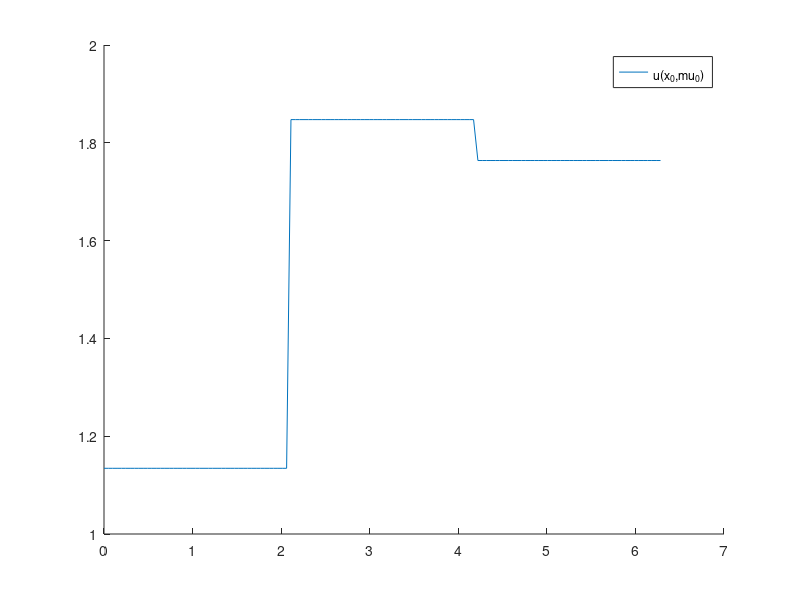
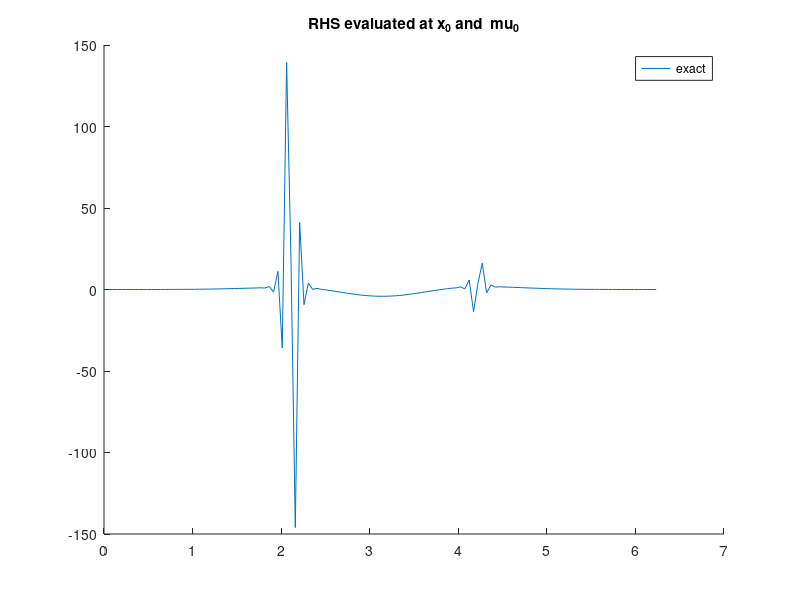
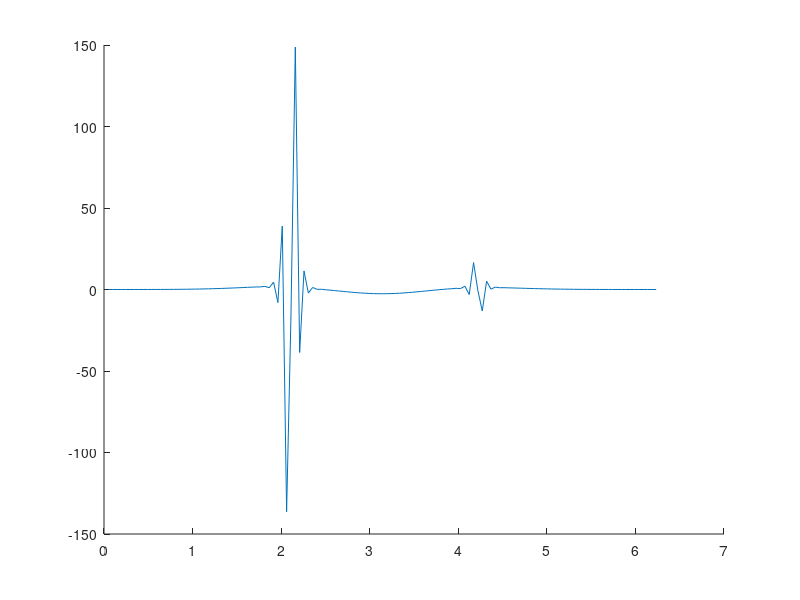

The MATLAB script that drew these images, in order: (Note: this script raises an error after producing the figures.)
clear all;
close all;

rng(1); % for reproducibility

addpath('source/');

N = 128;
% N = 16;
% N = 6;

    % monolithic = false
    monolithic = true


%% 1D heat equation with piecewise-constant conductivity as in https://epubs.siam.org/doi/epdf/10.1137/21M1452810, or rather https://arxiv.org/pdf/2502.10888


% Omega = [-1 1];
Omega = [0 2*pi];
xis = linspace(Omega(1),Omega(2),N+1)';
xis_in = xis(2:end-1);
dx = (Omega(2)-Omega(1))/N;

d = 3; % dimension  of mu
mu0 = rand(d,1) + 1; % each entry between 1 and 2
inds = ceil(eps+d*(xis'-Omega(1))/(Omega(2)-Omega(1)));
nuplus  = @(mu) mu(inds(2:end));
numinus = @(mu) mu(inds(1:end-1));
nu = @(x,mu) mu(ceil(eps+d*(xis'-Omega(1))/(Omega(2)-Omega(1)))); % x argument for compatibility
% nu = @(x,mu) mu(floor(eps+d*(xis'-Omega(1))/(Omega(2)-Omega(1)))); % x argument for compatibility
% x0 = -666*ones(size(xis));

% % k0 = @(xis,mu) exp(-(xis-mu).^2);
% % syms k0(xis_,mu);
% syms xis_ mu_;
% k0_(xis_,mu_) = exp(-.5*(xis_-mu_).^2);
% k0 = matlabFunction(k0_);
% nu = @(x,mu) k0(xis,mu).*x; % thermal conductivity 
% 
% x0 = -sin(pi/2*xis) + 1; % -> make intial condition satisfy BC
% x0 = -sin(pi/2*xis_in) + 1; % -> make intial condition satisfy BC
% % x0 = ones(size(xis)) ; % -> make intial condition satisfy BC
% mu0 = .3;
x0 = exp(-(xis_in-pi).^2).*sin(xis_in/2);

figure
hold on
% plot(xis,x0, "DisplayName","x_0")
% plot(xis,k0(xis,mu0), "DisplayName","k_0(\mu_0)")
plot(xis,nu([],mu0), "DisplayName","\nu(x_0,\mu_0)")
% plot(xis,numinus(mu0), "DisplayName","\nu(x_0,\mu_0)")
% plot(xis,nuplus(mu0), "DisplayName","\nu(x_0,\mu_0)")
% plot(xis,nu(mu0), "DisplayName","\nu(\mu_0)")
legend('show')

%%
% dt = 1e-4;
dt = 0.008;
% t_end = 1;
t_end = 100*dt;
% t_end = 10*dt;
nt = t_end/dt;

% is = [2];
is = [1];
I = speye(N);

%% finite elements discretization with homogeneous Dirichlet boundary conditions
%% --> due to Dirichlet BC only N-1 DoFs
N1 = N-1;
% xis1 = linspace(Omega(1),Omega(2),N)';
% dx = (Omega(2)-Omega(1))/N;

% damping matrix
C = 1/6*dx*spdiags([ones(N,1) 4*ones(N,1) ones(N,1)],[-1 0 1],N1,N1);
% stiffness matrix
% B = 1/dx*spdiags([-ones(N,1) 2*ones(N,1) ones(N,1)],[-1 0 1],N,N);
B = @(mu) -1/dx*spdiags([-numinus(mu) numinus(mu)+nuplus(mu) -nuplus(mu)],[-1 0 1],N1,N1);

% F1_exact = @(x,mu) C\B*(nu([],mu).*x);
F1_exact = @(x,mu) C\(B(mu)*x);

% D = spdiags([-ones(N,1) ones(N,1)], [-1 1],N,N); % first-order central finite difference
% D(1,1) = -1; D(end,end) = 1; % homogeneous Neumann BC
% D = D/(2*dx);
% D1 = D;

% F1 = @(x,theta) 0;
% F1_exact = @(x) D1*(nu(x,k0(mu)).*(D1*x));

% F2_exact = @(x1,x2,mu) D1*(nu(x1,mu).*(D1*x2));
% F2X_exact = @(X,mu) F2_exact(X(:,1),X(:,2),mu); % enable storing variables in one matrix

% Q: are boundary conditions in D1 correct like this?

% definition for k0 approximations
% F2_k = @(x1,x2,k,mu) D1*((k(xis,mu).*x1).*(D1*x2));
% F2_k = @(x1,x2,k) D1*((k.*x1).*(D1*x2));
% F2X_k = @(X,k) F2_k(X(1,:),X(2,:),k,mu0);

% % s_max = N;
% s_max = 18;
% % s_max = 6;
% % s_max = 1;
% % s_max = 1;
% % s_max = 30;
% % s_max = 21;
% mus = linspace(-1,1,s_max);
% mus = flip(mus)
% % mus = mu0

s_max = d;
mus = ones(d,d) + eye(d);

%% 1) simple setting: fixed mu
% F2 = @(x1,x2,theta) F2_exact(x1,x2,mu0);
% F2X = @(X,theta) F2(X(:,1),X(:,2),theta);  % enable storing variables in one matrix
% f = @(x,u,mu) F2(x,x);
% 
% mus = mu0;
% s= 1;
% qH = 1;
% Theta_H = 1;
% Thetas{1} = Theta_H;

%% 2) general setting: arbitrary qH

% k1_ = diff(k0_,xis_);
% % k1 = matlabFunction(k1_);
% k1 = eval(k1_(xis,mu0));

qH = s_max;
s = qH;
% mus = (0:s-1)+mu0;
% mus = linspace(-1,1,s);
% % % theta_H = @(mu) (mu'-mu0).^(0:s-1);
theta_H = @(mu) mu';

Theta_H = theta_H(mus(1:s));
Thetas{1} = Theta_H;

% F2 = @(x1,x2,theta) sum(theta'.*[F2_k(x1,x2,k0(xis,mu0)) F2_k(x1,x2,k1)],2);
% [F2,kps,k_sum] = F2_taylor_approx(k0_,mu_,qH,F2_k,xis,mu0);
% F2 = F2_exact;
% F2X = @(X,theta) F2(X(:,1),X(:,2),theta); % enable storing variables in one matrix

%% some plots 
figure
hold on
plot(xis_in,F1_exact(x0,mu0), "DisplayName","exact")
% plot(xis,F2_exact(x0,x0,mu0), "DisplayName","exact")
% plot(xis,F2X([x0,x0],theta_H(mu0)),'--',"DisplayName","Taylor approx "+qH)
title("RHS evaluated at x_0 and  \mu_0")
legend("show")

% mu1 = -1;
mu1 = 2 - mu0 + 1; 
% mu1 = -mu0;
figure
hold on
% plot(xis,F2_exact(x0,x0,mu1), "DisplayName","exact")
plot(xis_in,F1_exact(x0,mu1), "DisplayName","exact")
% plot(xis,F2X([x0,x0],theta_H(mu1)),'--',"DisplayName","Taylor approx "+qH)
title("RHS evaluated at x_0 and \mu="+ num2str(mu1))
legend("show")

%%

% f = @(x,u,mu) F2(x,x,theta_H(mu)); % previously used

% f = @(x,u,mu) F2_exact(x,x,mu);
f = @(x,u,mu) F1_exact(x,mu);
% F2_exact = @(x1,x2,mu) D1*(nu(x1,mu).*(D1*x2));


%%

Nu = 0; % input signal dimension

%% generate ROM basis construction data
% s_b = 5;
s_b = d;

X_b = zeros(N1,nt+1,s_b);
U_b = zeros(Nu,nt+1,s_b); 
% X0s = 10*[-sin(pi/2*xs)' sin(3*pi/2*xs)']; % -> make intial condition satisfy BC
% x0 = -sin(pi/2*xis); % -> make intial condition satisfy BC
% mus_b = mus; % so far used
% mus_b = linspace(-1,1,s_b);
mus_b = mus;


for k = 1:s_b
    mu = mus_b(:,k);
    X_b(:,:,k) = simulate(x0,dt,nt,@(x) single_step(x,0,dt,f,mu));
end

%% construct ROM basis via POD
[V,S,~] = svd(X_b(:,:),'econ');
% n = 30;
% n = 6;
% n = 16;
n = N1;
% n = N;
% n = s_max;
% fac = 12;
% fac = 1;
% n = fac*s_max;

Vn = V(:,1:n);
% Vn = eye(n);

%% singular value decay
figure
semilogy(diag(S)/S(1,1))
title("singular value decay")


%% opinf on ROM basis snapshot data
% tX_b = Vn'*X_b;
tX_b = pagemtimes(Vn',X_b);
tX_b1 = tX_b(:,1:end-1,:);
tX_b2 = tX_b(:,2:end,:);
dot_tX_b = (tX_b2-tX_b1)/dt;

[O,A_inds,B_inds,condD] = p_opinf(dot_tX_b,tX_b1,[],is,Thetas,true);
sota.O = O;
sota.condsD = condD;

%% construct intrusive operators
qA = d;
tA1s = precompute_rom_operator_param(F1_exact,Vn,1,qA);
% 
intr.O = tA1s(:,:);
intr.Os = tA1s;

Omu0 = precompute_rom_operator(@(X) F1_exact(X,mu0),Vn,1);
Omu1 = precompute_rom_operator(@(X) F1_exact(X,mu1),Vn,1);

tA2s = tA1s; % botch to avoid chaning all names

% Jn2 = power2kron(n,2);
% tA2 = precompute_rom_operator(F2X,Vn,2)*Jn2;

% tA2s = precompute_rom_operator_param(@(X,theta) F2X(X),Vn,2,qH);
% tA2s = precompute_rom_operator_param(@(X,theta) F2X(X,theta),Vn,2,qH);
% % tA2s = precompute_rom_operator_param(@(X,theta) F2X(X,theta),Vn,2,s_max);
% 
% intr.O = tA2s(:,:);
% intr.Os = tA2s;
% 
% Jn2 = power2kron(n,2);
% Omu0 = precompute_rom_operator(@(X) F2X_exact(X,mu0),Vn,2)*Jn2;
% Omu1 = precompute_rom_operator(@(X) F2X_exact(X,mu1),Vn,2)*Jn2;

% tA2_2= Vn'*C*kron(Vn,Vn)*Jn2;
% norm(tA2-tA2_2)

%% generate rank-sufficient snapshot data
tX0_pure = rank_suff_basis(n,is);
U0_pure = [];
XU = blkdiag(U0_pure,tX0_pure);
tX0 = XU(Nu+1:end,:);
U0 = XU(1:Nu,:);

% tX0 = rank_suff_basis(n,is);
% U0 = [];

nf = size(tX0,2);
tX1 = zeros(n,nf,s_max);

% compute time step estimate (3.10)
dt1 = dt_estimate(X_b(:,:,1),U_b(:,:,1),Vn(:,1),dt,is); % internally computes derivatives, so we cannot concatenate trajectories

for k =1:s_max
    mu = mus(:,k);
    for i = 1:nf
        tX1(:,i,k) = Vn'*single_step(Vn*tX0(:,i),U0(:,i),dt1,f,mu);
    end
end

dot_tX = (tX1-tX0)/dt1;

%%
ns = 1:n;
ss = 1:s_max;
% ns = fac*(1:s_max);
% ns = n;
nn = numel(ns);

B_errors = zeros(nn,1);
A1_errors = zeros(nn,1);
% A2_errors = zeros(nn,1);

deco.O_errors = zeros(nn,1);
deco.condsD = zeros(nn,s);

mono.O_errors = zeros(nn,1);
mono.condsD = zeros(nn,1);

deco.Omu0errors = zeros(nn,1);
deco.Omu1errors = zeros(nn,1);

mono.Omu0errors = zeros(nn,1);
mono.Omu1errors = zeros(nn,1);

%% compute ROM state error
Xmu0_FOM = simulate(x0,dt,nt,@(x) single_step(x,0,dt,f,mu0));
Xmu1_FOM = simulate(x0,dt,nt,@(x) single_step(x,0,dt,f,mu1));

deco.ROMerror_mu0 = zeros(nn,1);
deco.ROMerror_mu1 = zeros(nn,1);

mono.ROMerror_mu0 = zeros(nn,1);
mono.ROMerror_mu1 = zeros(nn,1);

% figure(7)
% hold on
% figure(8)
% hold on
%%

n_is__ = n_is(n,is);

for j = 1:nn
    n_ = ns(j);
    % n_ = 4;
    % n_ = s_max; % botch
    %% NEW: changing s
    % s = n_;
    % s = 1;
    s = qH;
    % s = ns(j); % botch
    % s = ss(j); % botch
    % theta_H = @(mu) (mu'-mu0).^(0:s-1);
    theta_H = @(mu) mu';

    Theta_H = theta_H(mus(:,1:s));
    Thetas{1} = Theta_H;
    %%
    n_is_ = n_is(n_,is);
    nf_ = sum(n_is_)+Nu;

    % ks = [1:Nu+n_is_(1), Nu+n_is__(1)+1:Nu+n_is__(1)+n_is_(2)];
    ks = [1:Nu+n_is_(1)];

    tX0_ = tX0(1:n_,ks);
    dot_tX_ = dot_tX(1:n_,ks,1:s);
    U0_ = U0(:,ks);

    hA2s_ = zeros(n_,n_is_,s);
    tA2s_ = zeros(n_,n_is_,s);

    %% monolithic construction
    if monolithic
        tX = repmat(full(tX0_),1,1,s);
        [O,A_inds,B_inds,condD] = p_opinf(dot_tX_,tX,U0_,is,Thetas,true);
        mono.O = O;
        mono.condsD(j) = condD;
    end

    for k =1:s
        dot_tX_ = dot_tX(1:n_,ks,k);

        [O,A_inds,B_inds,condD] = opinf(dot_tX_,tX0_,U0_,is,true);
        % hA1_ = O(:,A_inds(1,1):A_inds(1,2));
        hA2_ = O(:,A_inds(1,1):A_inds(1,2));
        % hA2_ = O(:,A_inds(2,1):A_inds(2,2));
        hB_ = O(:,B_inds(1,1):B_inds(1,2));

        % tB_ = tB(1:n_,:);
        % tA1_ = tA1s(1:n_,1:n_is_(1),k);
        tA2_ = tA2s(1:n_,1:n_is_(1),k);
        % tA2_ = tA2(1:n_,1:n_is_(2));

        % tO_ = [tA1_ tA2_];
        tO_ = [tA2_];
        % O_errors(j,k) = norm(O-tO_,"fro")/norm(tO_,"fro");

        deco.condsD(j,k) = condD;

        hA2s_(:,:,k) = hA2_;
        tA2s_(:,:,k) = tA2_;
    end

    % deco.O = hA2s_(:,:)*kron(inv(Theta_H),eye(n_is_))';
    deco.O = hA2s_(:,:)/kron((Theta_H),eye(n_is_))';
    % O_errors(j) = norm(tA1s_(:,:)-hA1s_,"fro")/norm(tO_,"fro");
    deco.O_errors(j) = norm(tA2s_(:,:)-deco.O,"fro")/norm(tA2s_(:,:), "fro");
    if monolithic
        mono.O_errors(j) = norm(tA2s_(:,:)-mono.O,"fro")/norm(tA2s_(:,:), "fro");
    end

    deco.Os = reshape(deco.O,[n_, n_is_(1), s]);
    
    Omu1_ = Omu1(1:n_,1:n_is_(1));
    deco.Omu1errors(j) = norm(affine_op(deco.Os,theta_H(mu1))-Omu1_,"fro")/norm(Omu1,"fro");
    Omu0_ = Omu0(1:n_,1:n_is_(1));
    deco.Omu0errors(j) = norm(affine_op(deco.Os,theta_H(mu0))-Omu0_,"fro")/norm(Omu0,"fro");
    if monolithic
        mono.Os = reshape(mono.O,[n_, n_is_(1), s]);
        mono.Omu1errors(j) = norm(affine_op(mono.Os,theta_H(mu1))-Omu1_,"fro")/norm(Omu1,"fro");
        mono.Omu0errors(j) = norm(affine_op(mono.Os,theta_H(mu0))-Omu0_,"fro")/norm(Omu0,"fro");
    end

    %% compute ROM state error
    % Xmu0_FOM = simulate(x0,dt,nt,@(x) single_step(x,0,dt,f,mu0));
    % Xmu1_FOM = simulate(x0,dt,nt,@(x) single_step(x,0,dt,f,mu0));

    % In_2 = kron2power(n_,2);
    % ROMmu0_step = @(x) x+ dt*Omu0_*In_2*kron(x,x);
    deco.Omu0_ = affine_op(deco.Os,theta_H(mu0));
    % deco.ROMmu0_step = @(x) x+ dt*deco.Omu0_*In_2*kron(x,x);
    deco.ROMmu0_step = @(x) x+ dt*deco.Omu0_*x; % linear
    % ROMmu1_step = @(x) x+ dt*Omu1_*In_2*kron(x,x);
    deco.Omu1_ = affine_op(deco.Os,theta_H(mu1));
    % deco.ROMmu1_step = @(x) x+ dt*deco.Omu1_*In_2*kron(x,x);
    deco.ROMmu1_step = @(x) x+ dt*deco.Omu1_*x; % linear

    Vn_ = Vn(:,1:n_);
    deco.Xmu0 = simulate(Vn_'*x0,dt,nt,deco.ROMmu0_step);
    deco.Xmu1 = simulate(Vn_'*x0,dt,nt,deco.ROMmu1_step);

    deco.ROMerror_mu0(j) = sum(vecwise_2norm(Xmu0_FOM - Vn_*deco.Xmu0))/sum(vecwise_2norm(Xmu0_FOM));
    deco.ROMerror_mu1(j) = sum(vecwise_2norm(Xmu1_FOM - Vn_*deco.Xmu1))/sum(vecwise_2norm(Xmu1_FOM));
     
    if monolithic
        % ROMmu0_step = @(x) x+ dt*Omu0_*In_2*kron(x,x);
        mono.Omu0_ = affine_op(mono.Os,theta_H(mu0));
        % mono.ROMmu0_step = @(x) x+ dt*mono.Omu0_*In_2*kron(x,x);
        mono.ROMmu0_step = @(x) x+ dt*mono.Omu0_*x; % linear
        % ROMmu1_step = @(x) x+ dt*Omu1_*In_2*kron(x,x);
        mono.Omu1_ = affine_op(mono.Os,theta_H(mu1));
        % mono.ROMmu1_step = @(x) x+ dt*mono.Omu1_*In_2*kron(x,x);
        mono.ROMmu1_step = @(x) x+ dt*mono.Omu1_*x;

        Vn_ = Vn(:,1:n_);
        mono.Xmu0 = simulate(Vn_'*x0,dt,nt,mono.ROMmu0_step);
        mono.Xmu1 = simulate(Vn_'*x0,dt,nt,mono.ROMmu1_step);

        mono.ROMerror_mu0(j) = sum(vecwise_2norm(Xmu0_FOM - Vn_*mono.Xmu0))/sum(vecwise_2norm(Xmu0_FOM));
        mono.ROMerror_mu1(j) = sum(vecwise_2norm(Xmu1_FOM - Vn_*mono.Xmu1))/sum(vecwise_2norm(Xmu1_FOM));
    end

    % ts = 0:dt:t_end;
    % figure(7)
    % semilogy(ts,ROMerror_mu0,'DisplayName',"n=" +num2str(n_))
    % figure(8)
    % semilogy(ts,ROMerror_mu1,'DisplayName',"n=" +num2str(n_))
end

% figure(7)
% ylabel("ROM state error")
% xlabel("time")
% set(gca, 'YScale', 'log')
% grid on
% legend("show")
% title("\mu_0")
% 
% figure(8)
% ylabel("ROM state error")
% xlabel("time")
% set(gca, 'YScale', 'log')
% grid on
% legend("show")
% title("\mu_1")

figure
hold on
semilogy(ns,sum(deco.O_errors,2)/qH,'x-', 'LineWidth', 2,'DisplayName',"decoupled")
if monolithic
    semilogy(ns,sum(mono.O_errors,2)/qH,'+--', 'LineWidth', 2,'DisplayName',"monolithic")
end
ylabel("operator error")
xlabel("ROM dimension")
set(gca, 'YScale', 'log')
grid on
legend("show")
% title("compares against Taylor approximation!")
exportgraphics(gcf,"figures_deco/taylor_errors.pdf")


figure
hold on
if monolithic
    semilogy(ns,mono.condsD,'x-', 'LineWidth', 2,'DisplayName',"monolithic")
end
semilogy(ns,sum(deco.condsD,2)/s,'x-', 'LineWidth', 2,'DisplayName',"decoupled")
semilogy(n,sota.condsD, 'x-', 'LineWidth', 2,'DisplayName',"state of the art")
ylabel("condition number")
xlabel("ROM dimension")
set(gca, 'YScale', 'log')
grid on
legend("show")
exportgraphics(gcf,"figures_deco/condition_numbers.pdf")


figure
hold on
semilogy(ns,deco.Omu0errors,'x-','DisplayName',"\mu_0 deco")
semilogy(ns,deco.Omu1errors,'x-','DisplayName',"\mu_1 deco")
if monolithic
    semilogy(ns,mono.Omu0errors,'+--','DisplayName',"\mu_0 mono")
    semilogy(ns,mono.Omu1errors,'+--','DisplayName',"\mu_1 mono")
end
ylabel("operator error")
xlabel("ROM dimension")
set(gca, 'YScale', 'log')
grid on
legend("show")
% title("compares against exact Gaussian!")
exportgraphics(gcf,"figures_deco/gaussian_errors.pdf")

figure
hold on
semilogy(ns,deco.ROMerror_mu0,'x-','DisplayName',"\mu_0")
semilogy(ns,deco.ROMerror_mu1,'x-','DisplayName',"\mu_1")
if monolithic
    semilogy(ns,mono.ROMerror_mu0,'+--','DisplayName',"\mu_0 mono")
    semilogy(ns,mono.ROMerror_mu1,'+--','DisplayName',"\mu_1 mono")
end
ylabel("average ROM state error")
xlabel("increasing dimension")
set(gca, 'YScale', 'log')
grid on
legend("show")
% title("ROM dim and Taylor dim increasing")
% title("ROM dim increasing, Taylor dim = "+num2str(s))
% title("ROM dim =" + num2str(n_) + ", Taylor dim increasing")
exportgraphics(gcf,"figures_deco/rom_state_errors.pdf")


%% visualize singular values
% figure; semilogy(diag(S),'o-')
% hold on

% save("data/data_burgers","O_errors","condsD");


%% FOM solver running for one time step
function x_1 = single_step(x_0,u_0,dt,f,mu)
    x_1 = x_0 + dt*f(x_0,u_0,mu);
end
